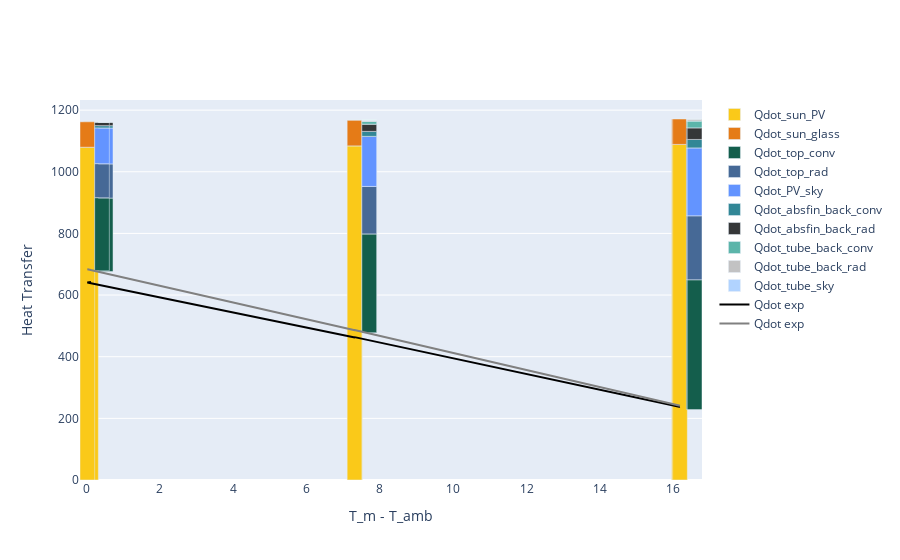

This figure's notebook cell:
### Code cell
df = df_res.copy()

df = df.loc[df['u'] == 2.7]

ht_signs = {'Qdot_sun_PV': 1, 'Qdot_sun_glass': 1, 'Qdot_top_conv': -1, 'Qdot_top_rad': -1, 'Qdot_PV_sky': -1, 'Qdot_absfin_back_conv': -1, 'Qdot_absfin_back_rad': -1, 'Qdot_Base_back': -1, 'Qdot_tube_back_conv': -1, 'Qdot_tube_back_rad': -1, 'Qdot_tube_sky': -1}
ht_labels = ['Qdot_sun_PV', 'Qdot_sun_glass', 'Qdot_top_conv', 'Qdot_top_rad', 'Qdot_PV_sky', 'Qdot_absfin_back_conv', 'Qdot_absfin_back_rad', 'Qdot_tube_back_conv', 'Qdot_tube_back_rad', 'Qdot_tube_sky']
colors_ht = [RD_config.get_hex_code('yellow',100), RD_config.get_hex_code('orange',100),RD_config.get_hex_code('green',150), RD_config.get_hex_code('blue',150),RD_config.get_hex_code('blue',100),RD_config.get_hex_code('green',100),RD_config.get_hex_code('grey',100),RD_config.get_hex_code('green',50),RD_config.get_hex_code('grey',50),RD_config.get_hex_code('blue',50)]

# Calculate the total positive heat transfers for each T_m - T_amb
df['positive_total'] = df[[label for label in ht_labels if ht_signs[label] == 1]].sum(axis=1)

# Initialize the figure
fig = go.Figure()

# Define the bar width
bar_width = 0.4

# Add traces for positive heat transfers (gains)
for i, label in enumerate(ht_labels):
    if ht_signs[label] == 1:
        fig.add_trace(go.Bar(
            x=df['T_m - T_amb'],
            y=df[label],
            name=label,
            width=[bar_width] * len(df),
            hovertext=round(df[label],0),
            hoverinfo='text',
            marker=dict(color=colors_ht[i])
        ))

# Add traces for negative heat transfers (losses) with base starting from the positive total
label_sum = []
for i, label in enumerate(ht_labels):
    if ht_signs[label] == -1:
        base = df['positive_total'] - df[[lbl for lbl in ht_labels if (ht_signs[lbl] == -1) & (lbl not in label_sum)]].sum(axis=1)
        fig.add_trace(go.Bar(
            x=df['T_m - T_amb'] + bar_width,  # Offset for side-by-side display
            y=df[label],
            name=label,
            width=[bar_width] * len(df),
            base=base,
            hovertext=round(df[label],0),
            hoverinfo='text',
            marker=dict(color=colors_ht[i])
        ))
        label_sum.append(label)


fig.add_trace(go.Scatter(
    x=df['T_m - T_amb'],
    y=df['Qdot_exp'],
    mode='lines',
    name='Qdot exp',
    line=dict(color='black', width=2)
))

fig.add_trace(go.Scatter(
    x=df['T_m - T_amb'],
    y=df['Qdot_tube_fluid'],
    mode='lines',
    name='Qdot exp',
    line=dict(color='grey', width=2)
))

# Update layout for stacked bars
fig.update_layout(barmode='relative', yaxis_title='Heat Transfer', xaxis_title='T_m - T_amb')


# Show the figure
fig.show()

### Figure 1 — Plotly figure (JSON) as saved in the notebook; plotly's stock layout.template omitted (floating-point values rounded to 4 significant figures)
{"data": [{"hoverinfo": "text", "hovertext": [1080, 1080, 1084, 1084, 1089, 1089], "marker": {"color": "#FAC919"}, "name": "Qdot_sun_PV", "type": "bar", "width": [0.4, 0.4, 0.4, 0.4, 0.4, 0.4], "x": [0.1241, 0.0237, 7.318, 7.309, 16.16, 16.18], "y": [1080.0, 1080.0, 1084.0, 1084.0, 1089.0, 1089.0]}, {"hoverinfo": "text", "hovertext": [82, 82, 82, 82, 82, 82], "marker": {"color": "#E57B17"}, "name": "Qdot_sun_glass", "type": "bar", "width": [0.4, 0.4, 0.4, 0.4, 0.4, 0.4], "x": [0.1241, 0.0237, 7.318, 7.309, 16.16, 16.18], "y": [82.45, 82.45, 82.45, 82.45, 82.45, 82.45]}, {"base": [676.3, 679.0, 477.9, 478.1, 229.2, 228.5], "hoverinfo": "text", "hovertext": [238, 237, 321, 320, 421, 421], "marker": {"color": "#145E4C"}, "name": "Qdot_top_conv", "type": "bar", "width": [0.4, 0.4, 0.4, 0.4, 0.4, 0.4], "x": [0.5241, 0.4237, 7.718, 7.709, 16.56, 16.58], "y": [238.2, 237.0, 320.5, 320.4, 421.0, 421.3]}, {"base": [914.6, 916.0, 798.4, 798.6, 650.1, 649.8], "hoverinfo": "text", "hovertext": [111, 110, 154, 154, 207, 208], "marker": {"color": "#466996"}, "name": "Qdot_top_rad", "type": "bar", "width": [0.4, 0.4, 0.4, 0.4, 0.4, 0.4], "x": [0.5241, 0.4237, 7.718, 7.709, 16.56, 16.58], "y": [110.9, 110.4, 153.9, 153.8, 207.5, 207.6]}, {"base": [1025.0, 1026.0, 952.3, 952.4, 857.6, 857.3], "hoverinfo": "text", "hovertext": [117, 116, 163, 163, 220, 220], "marker": {"color": "#6394FF"}, "name": "Qdot_PV_sky", "type": "bar", "width": [0.4, 0.4, 0.4, 0.4, 0.4, 0.4], "x": [0.5241, 0.4237, 7.718, 7.709, 16.56, 16.58], "y": [116.6, 116.0, 162.6, 162.5, 220.1, 220.3]}, {"base": [1142.0, 1142.0, 1115.0, 1115.0, 1078.0, 1078.0], "hoverinfo": "text", "hovertext": [8, 7, 16, 16, 27, 27], "marker": {"color": "#328796"}, "name": "Qdot_absfin_back_conv", "type": "bar", "width": [0.4, 0.4, 0.4, 0.4, 0.4, 0.4], "x": [0.5241, 0.4237, 7.718, 7.709, 16.56, 16.58], "y": [7.563, 7.445, 16.14, 16.12, 27.26, 27.29]}, {"base": [1150.0, 1150.0, 1131.0, 1131.0, 1105.0, 1105.0], "hoverinfo": "text", "hovertext": [12, 12, 23, 23, 38, 38], "marker": {"color": "#353738"}, "name": "Qdot_absfin_back_rad", "type": "bar", "width": [0.4, 0.4, 0.4, 0.4, 0.4, 0.4], "x": [0.5241, 0.4237, 7.718, 7.709, 16.56, 16.58], "y": [11.69, 11.53, 23.38, 23.37, 37.74, 37.77]}, {"base": [1161.0, 1161.0, 1154.0, 1154.0, 1143.0, 1143.0], "hoverinfo": "text", "hovertext": [0, 0, 9, 9, 22, 22], "marker": {"color": "#5CB5AA"}, "name": "Qdot_tube_back_conv", "type": "bar", "width": [0.4, 0.4, 0.4, 0.4, 0.4, 0.4], "x": [0.5241, 0.4237, 7.718, 7.709, 16.56, 16.58], "y": [0.498, 0.3846, 9.103, 9.09, 21.93, 21.96]}, {"base": [1162.0, 1162.0, 1164.0, 1164.0, 1165.0, 1165.0], "hoverinfo": "text", "hovertext": [0, 0, 3, 3, 7, 7], "marker": {"color": "#C2C2C3"}, "name": "Qdot_tube_back_rad", "type": "bar", "width": [0.4, 0.4, 0.4, 0.4, 0.4, 0.4], "x": [0.5241, 0.4237, 7.718, 7.709, 16.56, 16.58], "y": [0.3309, 0.2921, 3.134, 3.13, 6.59, 6.599]}, {"base": [1162.0, 1162.0, 1167.0, 1167.0, 1171.0, 1171.0], "hoverinfo": "text", "hovertext": [0, 0, 0, 0, 0, 0], "marker": {"color": "#B1D3FF"}, "name": "Qdot_tube_sky", "type": "bar", "width": [0.4, 0.4, 0.4, 0.4, 0.4, 0.4], "x": [0.5241, 0.4237, 7.718, 7.709, 16.56, 16.58], "y": [4.848e-12, 4.379e-12, 4.024e-11, 4.019e-11, 8.701e-11, 8.713e-11]}, {"line": {"color": "black", "width": 2}, "mode": "lines", "name": "Qdot exp", "type": "scatter", "x": [0.1241, 0.0237, 7.318, 7.309, 16.16, 16.18], "y": [642.6, 640.5, 462, 463.5, 237.7, 238]}, {"line": {"color": "grey", "width": 2}, "mode": "lines", "name": "Qdot exp", "type": "scatter", "x": [0.1241, 0.0237, 7.318, 7.309, 16.16, 16.18], "y": [681.3, 683.9, 486.2, 486.4, 241.7, 241.0]}], "layout": {"barmode": "relative", "xaxis": {"title": {"text": "T_m - T_amb"}}, "yaxis": {"title": {"text": "Heat Transfer"}}}}
